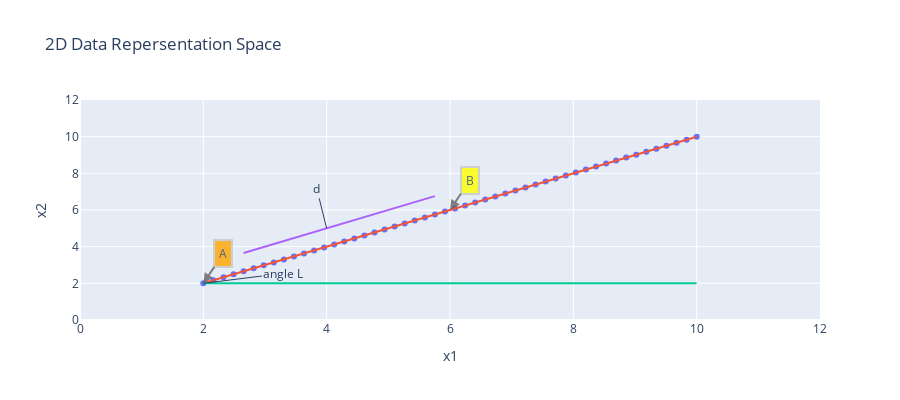
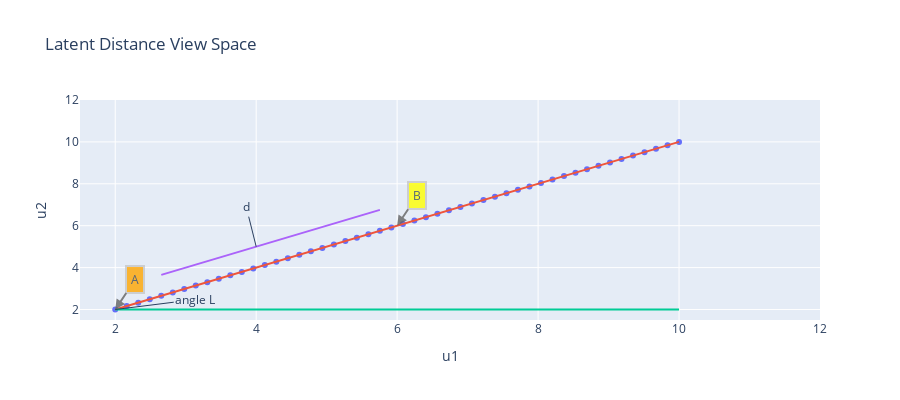

These figures' notebook cell, in order:
### Code cell
random_y3 = [2 for i in range(100)]
random_y4 = random_y2 + 1
trace4 = go.Scatter(x = random_x[4:24], y = random_y4[4:300], mode="lines")
trace3 = go.Scatter(x = random_x, y = random_y3, mode="lines")
trace1 = go.Scatter(x = random_x, y = random_y1, mode="markers")
trace2 = go.Scatter(x = random_x, y = random_y2, mode="lines")
layout = go.Layout(xaxis=dict(title="x1", range=(0,12)), yaxis=dict(title="x2", range=(0,12)), height=400,
                   annotations=[dict(x=2, y=2, xref='x', yref='y', text='A', showarrow=True, align='center', arrowhead=2, arrowsize=1, arrowwidth=2, 
                                     arrowcolor='#636363', ax=20, ay=-30, bordercolor='#c7c7c7', borderwidth=2, borderpad=4, bgcolor='orange', opacity=0.8), 
                                dict(x=6, y=6, xref='x', yref='y', text='B', showarrow=True, align='center', arrowhead=2, arrowsize=1, arrowwidth=2, arrowcolor='#636363',
                                     ax=20, ay=-30, bordercolor='#c7c7c7', borderwidth=2, borderpad=4, bgcolor='yellow', opacity=0.8), dict(
                                     x=4, y=5, xref='x', yref='y',text='d', ay=-40), 
                                dict(x=2, y=2, xref='x', yref='y', text='angle L', ax=80, ay=-10)], title="2D Data Repersentation Space", showlegend=False)
data = [trace1, trace2, trace3, trace4]
figure = go.Figure(data = data, layout = layout)
iplot(figure)



#################

random_y3 = [2 for i in range(100)]
random_y4 = random_y2 + 1
trace4 = go.Scatter(x = random_x[4:24], y = random_y4[4:300], mode="lines")
trace3 = go.Scatter(x = random_x, y = random_y3, mode="lines")
trace1 = go.Scatter(x = random_x, y = random_y1, mode="markers")
trace2 = go.Scatter(x = random_x, y = random_y2, mode="lines")
layout = go.Layout(xaxis=dict(title="u1", range=(1.5,12)), yaxis=dict(title="u2", range=(1.5,12)), height=400,
                   annotations=[dict(x=2, y=2, xref='x', yref='y', text='A', showarrow=True, align='center', arrowhead=2, arrowsize=1, arrowwidth=2, 
                                     arrowcolor='#636363', ax=20, ay=-30, bordercolor='#c7c7c7', borderwidth=2, borderpad=4, bgcolor='orange', opacity=0.8), 
                                dict(x=6, y=6, xref='x', yref='y', text='B', showarrow=True, align='center', arrowhead=2, arrowsize=1, arrowwidth=2, arrowcolor='#636363',
                                     ax=20, ay=-30, bordercolor='#c7c7c7', borderwidth=2, borderpad=4, bgcolor='yellow', opacity=0.8), dict(
                                     x=4, y=5, xref='x', yref='y',text='d', ay=-40), 
                                dict(x=2, y=2, xref='x', yref='y', text='angle L', ax=80, ay=-10)], title="Latent Distance View Space", showlegend=False)
data = [trace1, trace2, trace3, trace4]
figure = go.Figure(data = data, layout = layout)
iplot(figure)

### Figure 1 — Plotly figure (JSON) as saved in the notebook; plotly's stock layout.template omitted (floating-point values rounded to 4 significant figures)
{"data": [{"y": [2, 2.163, 2.327, 2.49, 2.653, 2.816, 2.98, 3.143, 3.306, 3.469, 3.633, 3.796, 3.959, 4.122, 4.286, 4.449, 4.612, 4.776, 4.939, 5.102, 5.265, 5.429, 5.592, 5.755, 5.918, 6.082, 6.245, 6.408, 6.571, 6.735, 6.898, 7.061, 7.224, 7.388, 7.551, 7.714, 7.878, 8.041, 8.204, 8.367, 8.531, 8.694, 8.857, 9.02, 9.184, 9.347, 9.51, 9.673, 9.837, 10], "x": [2, 2.163, 2.327, 2.49, 2.653, 2.816, 2.98, 3.143, 3.306, 3.469, 3.633, 3.796, 3.959, 4.122, 4.286, 4.449, 4.612, 4.776, 4.939, 5.102, 5.265, 5.429, 5.592, 5.755, 5.918, 6.082, 6.245, 6.408, 6.571, 6.735, 6.898, 7.061, 7.224, 7.388, 7.551, 7.714, 7.878, 8.041, 8.204, 8.367, 8.531, 8.694, 8.857, 9.02, 9.184, 9.347, 9.51, 9.673, 9.837, 10], "type": "scatter", "mode": "markers"}, {"y": [2, 2.163, 2.327, 2.49, 2.653, 2.816, 2.98, 3.143, 3.306, 3.469, 3.633, 3.796, 3.959, 4.122, 4.286, 4.449, 4.612, 4.776, 4.939, 5.102, 5.265, 5.429, 5.592, 5.755, 5.918, 6.082, 6.245, 6.408, 6.571, 6.735, 6.898, 7.061, 7.224, 7.388, 7.551, 7.714, 7.878, 8.041, 8.204, 8.367, 8.531, 8.694, 8.857, 9.02, 9.184, 9.347, 9.51, 9.673, 9.837, 10], "x": [2, 2.163, 2.327, 2.49, 2.653, 2.816, 2.98, 3.143, 3.306, 3.469, 3.633, 3.796, 3.959, 4.122, 4.286, 4.449, 4.612, 4.776, 4.939, 5.102, 5.265, 5.429, 5.592, 5.755, 5.918, 6.082, 6.245, 6.408, 6.571, 6.735, 6.898, 7.061, 7.224, 7.388, 7.551, 7.714, 7.878, 8.041, 8.204, 8.367, 8.531, 8.694, 8.857, 9.02, 9.184, 9.347, 9.51, 9.673, 9.837, 10], "type": "scatter", "mode": "lines"}, {"y": [2, 2, 2, 2, 2, 2, 2, 2, 2, 2, 2, 2, 2, 2, 2, 2, 2, 2, 2, 2, 2, 2, 2, 2, 2, 2, 2, 2, 2, 2, 2, 2, 2, 2, 2, 2, 2, 2, 2, 2, 2, 2, 2, 2, 2, 2, 2, 2, 2, 2, 2, 2, 2, 2, 2, 2, 2, 2, 2, 2, 2, 2, 2, 2, 2, 2, 2, 2, 2, 2, 2, 2, 2, 2, 2, 2, 2, 2, 2, 2, 2, 2, 2, 2, 2, 2, 2, 2, 2, 2, 2, 2, 2, 2, 2, 2, 2, 2, 2, 2], "x": [2, 2.163, 2.327, 2.49, 2.653, 2.816, 2.98, 3.143, 3.306, 3.469, 3.633, 3.796, 3.959, 4.122, 4.286, 4.449, 4.612, 4.776, 4.939, 5.102, 5.265, 5.429, 5.592, 5.755, 5.918, 6.082, 6.245, 6.408, 6.571, 6.735, 6.898, 7.061, 7.224, 7.388, 7.551, 7.714, 7.878, 8.041, 8.204, 8.367, 8.531, 8.694, 8.857, 9.02, 9.184, 9.347, 9.51, 9.673, 9.837, 10], "type": "scatter", "mode": "lines"}, {"y": [3.653, 3.816, 3.98, 4.143, 4.306, 4.469, 4.633, 4.796, 4.959, 5.122, 5.286, 5.449, 5.612, 5.776, 5.939, 6.102, 6.265, 6.429, 6.592, 6.755, 6.918, 7.082, 7.245, 7.408, 7.571, 7.735, 7.898, 8.061, 8.224, 8.388, 8.551, 8.714, 8.878, 9.041, 9.204, 9.367, 9.531, 9.694, 9.857, 10.02, 10.18, 10.35, 10.51, 10.67, 10.84, 11], "x": [2.653, 2.816, 2.98, 3.143, 3.306, 3.469, 3.633, 3.796, 3.959, 4.122, 4.286, 4.449, 4.612, 4.776, 4.939, 5.102, 5.265, 5.429, 5.592, 5.755], "type": "scatter", "mode": "lines"}], "layout": {"showlegend": false, "title": {"text": "2D Data Repersentation Space"}, "yaxis": {"range": [0, 12], "title": {"text": "x2"}}, "height": 400, "xaxis": {"range": [0, 12], "title": {"text": "x1"}}, "annotations": [{"bordercolor": "#c7c7c7", "opacity": 0.8, "xref": "x", "arrowhead": 2, "y": 2, "bgcolor": "orange", "yref": "y", "text": "A", "align": "center", "arrowsize": 1, "borderwidth": 2, "x": 2, "ay": -30, "ax": 20, "arrowwidth": 2, "borderpad": 4, "arrowcolor": "#636363", "showarrow": true}, {"bordercolor": "#c7c7c7", "opacity": 0.8, "xref": "x", "arrowhead": 2, "y": 6, "bgcolor": "yellow", "yref": "y", "text": "B", "align": "center", "arrowsize": 1, "borderwidth": 2, "x": 6, "ay": -30, "ax": 20, "arrowwidth": 2, "borderpad": 4, "arrowcolor": "#636363", "showarrow": true}, {"xref": "x", "yref": "y", "text": "d", "y": 5, "ay": -40, "x": 4}, {"xref": "x", "yref": "y", "text": "angle L", "y": 2, "x": 2, "ay": -10, "ax": 80}]}}

### Figure 2 — Plotly figure (JSON) as saved in the notebook; plotly's stock layout.template omitted (floating-point values rounded to 4 significant figures)
{"data": [{"y": [2, 2.163, 2.327, 2.49, 2.653, 2.816, 2.98, 3.143, 3.306, 3.469, 3.633, 3.796, 3.959, 4.122, 4.286, 4.449, 4.612, 4.776, 4.939, 5.102, 5.265, 5.429, 5.592, 5.755, 5.918, 6.082, 6.245, 6.408, 6.571, 6.735, 6.898, 7.061, 7.224, 7.388, 7.551, 7.714, 7.878, 8.041, 8.204, 8.367, 8.531, 8.694, 8.857, 9.02, 9.184, 9.347, 9.51, 9.673, 9.837, 10], "x": [2, 2.163, 2.327, 2.49, 2.653, 2.816, 2.98, 3.143, 3.306, 3.469, 3.633, 3.796, 3.959, 4.122, 4.286, 4.449, 4.612, 4.776, 4.939, 5.102, 5.265, 5.429, 5.592, 5.755, 5.918, 6.082, 6.245, 6.408, 6.571, 6.735, 6.898, 7.061, 7.224, 7.388, 7.551, 7.714, 7.878, 8.041, 8.204, 8.367, 8.531, 8.694, 8.857, 9.02, 9.184, 9.347, 9.51, 9.673, 9.837, 10], "type": "scatter", "mode": "markers"}, {"y": [2, 2.163, 2.327, 2.49, 2.653, 2.816, 2.98, 3.143, 3.306, 3.469, 3.633, 3.796, 3.959, 4.122, 4.286, 4.449, 4.612, 4.776, 4.939, 5.102, 5.265, 5.429, 5.592, 5.755, 5.918, 6.082, 6.245, 6.408, 6.571, 6.735, 6.898, 7.061, 7.224, 7.388, 7.551, 7.714, 7.878, 8.041, 8.204, 8.367, 8.531, 8.694, 8.857, 9.02, 9.184, 9.347, 9.51, 9.673, 9.837, 10], "x": [2, 2.163, 2.327, 2.49, 2.653, 2.816, 2.98, 3.143, 3.306, 3.469, 3.633, 3.796, 3.959, 4.122, 4.286, 4.449, 4.612, 4.776, 4.939, 5.102, 5.265, 5.429, 5.592, 5.755, 5.918, 6.082, 6.245, 6.408, 6.571, 6.735, 6.898, 7.061, 7.224, 7.388, 7.551, 7.714, 7.878, 8.041, 8.204, 8.367, 8.531, 8.694, 8.857, 9.02, 9.184, 9.347, 9.51, 9.673, 9.837, 10], "type": "scatter", "mode": "lines"}, {"y": [2, 2, 2, 2, 2, 2, 2, 2, 2, 2, 2, 2, 2, 2, 2, 2, 2, 2, 2, 2, 2, 2, 2, 2, 2, 2, 2, 2, 2, 2, 2, 2, 2, 2, 2, 2, 2, 2, 2, 2, 2, 2, 2, 2, 2, 2, 2, 2, 2, 2, 2, 2, 2, 2, 2, 2, 2, 2, 2, 2, 2, 2, 2, 2, 2, 2, 2, 2, 2, 2, 2, 2, 2, 2, 2, 2, 2, 2, 2, 2, 2, 2, 2, 2, 2, 2, 2, 2, 2, 2, 2, 2, 2, 2, 2, 2, 2, 2, 2, 2], "x": [2, 2.163, 2.327, 2.49, 2.653, 2.816, 2.98, 3.143, 3.306, 3.469, 3.633, 3.796, 3.959, 4.122, 4.286, 4.449, 4.612, 4.776, 4.939, 5.102, 5.265, 5.429, 5.592, 5.755, 5.918, 6.082, 6.245, 6.408, 6.571, 6.735, 6.898, 7.061, 7.224, 7.388, 7.551, 7.714, 7.878, 8.041, 8.204, 8.367, 8.531, 8.694, 8.857, 9.02, 9.184, 9.347, 9.51, 9.673, 9.837, 10], "type": "scatter", "mode": "lines"}, {"y": [3.653, 3.816, 3.98, 4.143, 4.306, 4.469, 4.633, 4.796, 4.959, 5.122, 5.286, 5.449, 5.612, 5.776, 5.939, 6.102, 6.265, 6.429, 6.592, 6.755, 6.918, 7.082, 7.245, 7.408, 7.571, 7.735, 7.898, 8.061, 8.224, 8.388, 8.551, 8.714, 8.878, 9.041, 9.204, 9.367, 9.531, 9.694, 9.857, 10.02, 10.18, 10.35, 10.51, 10.67, 10.84, 11], "x": [2.653, 2.816, 2.98, 3.143, 3.306, 3.469, 3.633, 3.796, 3.959, 4.122, 4.286, 4.449, 4.612, 4.776, 4.939, 5.102, 5.265, 5.429, 5.592, 5.755], "type": "scatter", "mode": "lines"}], "layout": {"showlegend": false, "title": {"text": "Latent Distance View Space"}, "yaxis": {"range": [1.5, 12], "title": {"text": "u2"}}, "height": 400, "xaxis": {"range": [1.5, 12], "title": {"text": "u1"}}, "annotations": [{"bordercolor": "#c7c7c7", "opacity": 0.8, "xref": "x", "arrowhead": 2, "y": 2, "bgcolor": "orange", "yref": "y", "text": "A", "align": "center", "arrowsize": 1, "borderwidth": 2, "x": 2, "ay": -30, "ax": 20, "arrowwidth": 2, "borderpad": 4, "arrowcolor": "#636363", "showarrow": true}, {"bordercolor": "#c7c7c7", "opacity": 0.8, "xref": "x", "arrowhead": 2, "y": 6, "bgcolor": "yellow", "yref": "y", "text": "B", "align": "center", "arrowsize": 1, "borderwidth": 2, "x": 6, "ay": -30, "ax": 20, "arrowwidth": 2, "borderpad": 4, "arrowcolor": "#636363", "showarrow": true}, {"xref": "x", "yref": "y", "text": "d", "y": 5, "ay": -40, "x": 4}, {"xref": "x", "yref": "y", "text": "angle L", "y": 2, "x": 2, "ay": -10, "ax": 80}]}}
